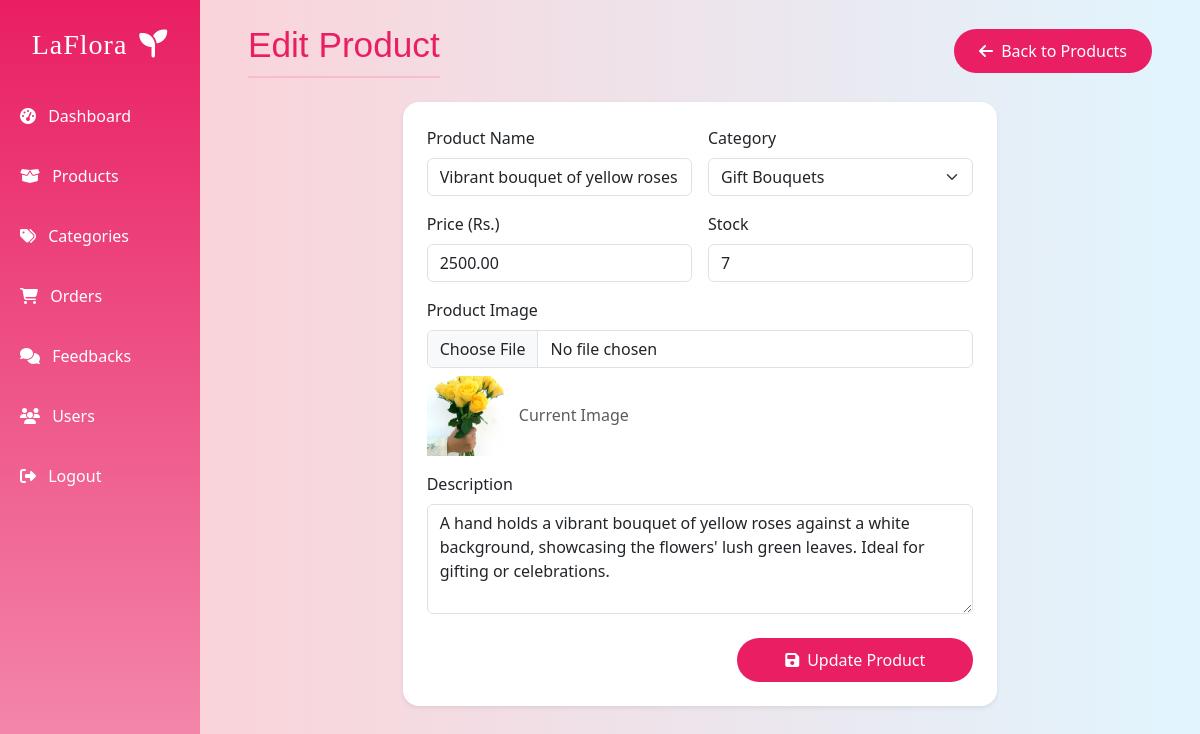
The app's page /views/admin/product_add.php?id=3 (signed in) with its own data.
### tables this page shows
CREATE TABLE `products` (
  `id` int(40) NOT NULL,
  `category_id` int(50) NOT NULL,
  `name` varchar(100) NOT NULL,
  `price` decimal(10,2) NOT NULL,
  `qty` int(40) NOT NULL,
  `image` varchar(255) NOT NULL,
  `description` varchar(255) NOT NULL,
  `created_at` timestamp NOT NULL DEFAULT current_timestamp()
);

CREATE TABLE `category` (
  `id` int(11) NOT NULL,
  `category_name` varchar(100) NOT NULL
);

### views/admin/product_add.php (the view, shortened to what this page needs)
<?php
    require_once '../../config/db.php';
    $edit_mode = false;
    $edit_product = null;
    $categories = [];
    $stmt = $conn->query('SELECT id, category_name FROM category ORDER BY category_name ASC');
    if ($stmt) {
        $categories = $stmt->fetchAll(PDO::FETCH_ASSOC);
    }
    if (isset($_GET['id']) && is_numeric($_GET['id'])) {
        $edit_mode = true;
        $product_id = intval($_GET['id']);
        $stmt = $conn->prepare('SELECT * FROM products WHERE id = :id');
        $stmt->bindParam(':id', $product_id, PDO::PARAM_INT);
        $stmt->execute();
        $edit_product = $stmt->fetch(PDO::FETCH_ASSOC);
    }
?>
 <!DOCTYPE html>
 <html lang="en">
 <head>
     <link href="https://cdnjs.cloudflare.com/ajax/libs/bootstrap/5.3.0/css/bootstrap.min.css" rel="stylesheet">
     <link href="https://cdnjs.cloudflare.com/ajax/libs/font-awesome/6.4.0/css/all.min.css" rel="stylesheet">
     <link rel="stylesheet" href="./public/css/main.css">
 </head>
 <body>
     <div class="container-fluid min-vh-100 admin-bg">
         <div class="row h-100">
             <?php include_once('./includes/admin_nav.php'); ?>
             <main class="col-md-9 col-lg-10 ms-sm-auto px-md-5 py-4">
                 <div class="d-flex justify-content-between align-items-center mb-4">
                     <h1 class="admin-title mb-0"><?php echo $edit_mode ? 'Edit' : 'Add'; ?> Product</h1>
                     <a href="products.php" class="btn btn-theme"><i class="fas fa-arrow-left me-1"></i> Back to Products</a>
                 </div>
                 <div class="row justify-content-center">
                     <div class="col-lg-8">
                         <div class="card admin-card shadow-sm border-0 p-4">
                             <form method="post" action="<?php echo isset($product_id) ? '?id=' . $product_id : ''; ?>" enctype="multipart/form-data">
                                 <div class="row g-3">
                                     <div class="col-md-6">
                                         <label for="productName" class="form-label">Product Name</label>
                                         <input type="text" class="form-control" id="productName" name="name" required value="<?php echo htmlspecialchars($edit_product['name'] ?? ''); ?>">
                                     </div>
                                     <div class="col-md-6">
                                         <label for="productCategory" class="form-label">Category</label>
                                         <select class="form-select" id="productCategory" name="category" required>
                                             <?php foreach ($categories as $cat): ?>
                                                 <option value="<?php echo $cat['id']; ?>" <?php if (($edit_product['category_id'] ?? '') == $cat['id']) echo 'selected'; ?>><?php echo htmlspecialchars($cat['category_name']); ?></option>
                                             <?php endforeach; ?>
                                         </select>
                                     </div>
                                     <div class="col-md-6">
                                         <label for="productPrice" class="form-label">Price (Rs.)</label>
                                         <input type="number" class="form-control" id="productPrice" name="price" min="0" step="0.01" required value="<?php echo htmlspecialchars($edit_product['price'] ?? ''); ?>">
                                     </div>
                                     <div class="col-md-6">
                                         <label for="productStock" class="form-label">Stock</label>
                                         <input type="number" class="form-control" id="productStock" name="stock" min="0" required value="<?php echo htmlspecialchars($edit_product['qty'] ?? ''); ?>">
                                     </div>
                                     <div class="col-12">
                                         <label for="productImage" class="form-label">Product Image</label>
                                         <input class="form-control" type="file" id="productImage" name="image" accept="image/*" <?php if (!$edit_mode) echo 'required'; ?>>
                                         <?php if ($edit_mode && !empty($edit_product['image'])): ?>
                                             <div class="mt-2">
                                                 <img src="<?php echo '../../uploads/products/' . htmlspecialchars($edit_product['image']); ?>" alt="Current Image" style="width:80px; height:80px; object-fit:cover;">
                                                 <span class="text-muted ms-2">Current Image</span>
                                             </div>
                                         <?php endif; ?>
                                     </div>
                                     <div class="col-12">
                                         <label for="productDescription" class="form-label">Description</label>
                                         <textarea class="form-control" id="productDescription" name="description" rows="4" required><?php echo htmlspecialchars($edit_product['description'] ?? ''); ?></textarea>
                                     </div>
                                 </div>
                                 <div class="mt-4 text-end">
                                     <button type="submit" class="btn btn-theme px-5"><i class="fas fa-save me-2"></i><?php echo $edit_mode ? 'Update Product' : 'Save Product'; ?></button>
                                 </div>
                             </form>
                         </div>
                     </div>
                 </div>
             </main>
         </div>
     </div>
 </body>
 </html>

### views/admin/public/css/main.css (style rules this page uses)
.admin-bg { background: linear-gradient(to right, #ffcdd2, #e1f5fe); min-height: 100vh; }
.admin-title { color: #e91e63; font-size: 2.2rem; font-family: 'Arial', sans-serif; margin-bottom: 25px; padding-bottom: 10px; border-bottom: 2px solid #f8bbd0; }
.admin-card { border-radius: 16px; background: #fff; box-shadow: 0 4px 15px rgba(0,0,0,0.08); transition: transform 0.2s, box-shadow 0.2s; }
.btn-theme { background: #e91e63; color: #fff; border-radius: 25px; padding: 10px 25px; border: none; font-weight: 500; transition: background 0.2s; }

### records on screen
products: name "Vibrant bouquet of yellow roses", category "Gift Bouquets", price "2500.00", stock "7", image (picture), description "A hand holds a vibrant bouquet of yellow roses against a white background, showcasing the flowers' lush green leaves. Ideal for gifting or celebrations."
